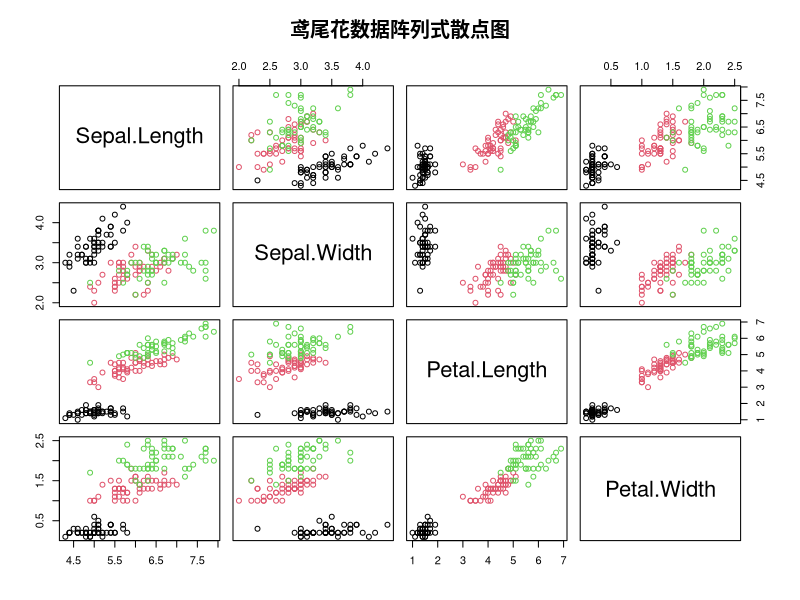

Write the R code that produced this figure.
#lab4-5
# 鸢尾花数据集 阵列式散点图（散点图矩阵）
data(iris)

# 绘制阵列式散点图（自动展示所有变量两两关系）
# 颜色按花的种类区分
pairs(iris[, 1:4], 
      col = as.integer(iris$Species),  # 三种颜色区分品种
      main = "鸢尾花数据阵列式散点图")
